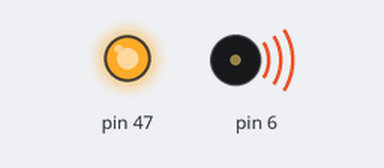
Recording of a sketch running on a simulated Arduino Mega 2560, built with avr-gcc and run on an emulated ATmega2560. Shown: output pins drawn as LEDs (lit = HIGH), buzzer (waves = sounding). Pins used as bus, display or sensor lines are not drawn.

Above: at 0.2 s.
At 6.6 s:
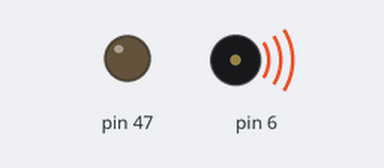
At 21.41 s:
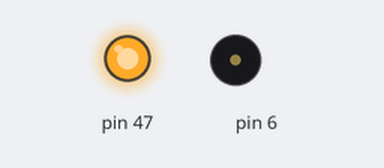
At 39.6 s:
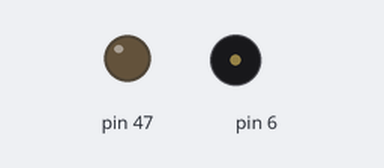
Timing chart, 0 to 40.0 s (numbered marks = the images above):
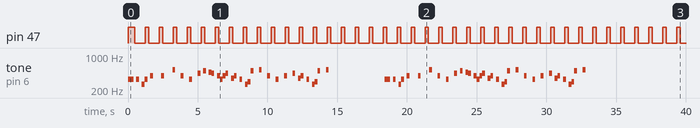

Measured:
- by itself, pin 47: repeats every 1.0 s: LOW 0.75 s, HIGH 0.25 s
- by itself, tone on pin 6: plays 330 Hz for 0.40 s, 330 Hz for 0.20 s, 262 Hz for 0.20 s, 330 Hz for 0.20 s, 392 Hz for 0.20 s, 392 Hz for 0.20 s … (70 notes in this stretch)

The sketch:

demo3.ino
```cpp
/**
 * @file demo3.ino
 * @brief This file contains the implementation of a multitasking system using DDS and Timer 3 Interrupt.
 *
 * This file defines the necessary constants, variables, and functions to implement a multitasking system using DDS and Timer 3 Interrupt. The system is capable of running up to 10 tasks, each with its own state and function pointer. The DDS is used to generate a square wave signal with a frequency of 1 kHz, which is used to trigger the Timer 3 Interrupt. The Timer 3 Interrupt sets a flag that is used to synchronize the execution of the tasks. The system also includes functions to load, start, and find dead tasks, as well as interrupt, speaker, and LED setup functions.
 *
 */

#include "DDS.h"

// Define the number of tasks
#define NTASKS 10

// Define the possible states of a task
#define DEAD 0
#define READY 1
#define RUNNING 2
#define SLEEPING 3

volatile FLAG sFlag;

// Define the taskArr and deadTasks arrays
tcb taskArr[NTASKS];
tcb deadTasks[NTASKS];

// Define the id and currTask variables
volatile int id;
volatile int currTask;

// Define the reset1 and reset2 variables
int reset1 = 0;
int reset2 = 0;

// Setup function
void setup() {
  // Initialize the id variable
  id = 0;

  // Setup the interrupts, speaker, and LED
  interruptSetup();
  speakerSetup();
  ledSetup();

  // Setup the DDS
  DDSSetup();

  // Load the tasks
  task_load(task1, "task 1");
  task_load(task2, "task 2");
  task_load(schedule_sync, "schedule_sync");

  // Start the tasks
  task_start(find_dead_task("task 1"));
  task_start(find_dead_task("task 2"));
  task_start(find_dead_task("schedule_sync"));
}

// Loop function
void loop() {
  // Iterate through the taskArr array
  for (int i = 0; i < NTASKS; i++) {
    // Check if the task is ready to run
    if (taskArr[i].fn_ptr != NULL && taskArr[i].state == READY) {
      // Start the task
      taskArr[i].state = RUNNING;
      currTask = i;
      taskArr[i].nTimes++;
      (*(taskArr[i].fn_ptr))();

      // Tear down the task
      if (taskArr[i].state == RUNNING) taskArr[i].state = READY;
    }
  }
}

/**
 * @file demo3.ino
 * @brief This file contains the implementation of the Timer 3 Interrupt function.
 *
 * This function is called by the Timer 3 Interrupt and sets the sFlag to DONE.
 *
 */

/**
 * @brief Timer 3 Interrupt function.
 *
 * This function is called by the Timer 3 Interrupt and sets the sFlag to DONE.
 *
 */
ISR(TIMER3_COMPA_vect) {
  sFlag = DONE; // Set the sFlag to DONE
}

/**
 * @file demo3.ino
 * @brief This file contains the implementation of the find_dead_task function.
 *
 * This function searches the deadTasks array for a task with the given name and returns a pointer to its TCB.
 *
 */

/**
 * @brief Finds a dead task with the given name and returns a pointer to its TCB.
 *
 * This function searches the deadTasks array for a task with the given name and returns a pointer to its TCB.
 *
 * @param name The name of the task to search for.
 * @return A pointer to the TCB of the dead task with the given name, or NULL if no such task is found.
 */
tcb * find_dead_task(const char * name) {
  int i;
  for (i = 0; i < NTASKS; i++) {
    if (strcmp(name, deadTasks[i].name) == 0) break;
  }

  if (i == NTASKS) return NULL;

  return &(deadTasks[i]);
}

/**
 * @brief Copies the contents of one TCB to another.
 *
 * This function copies the contents of one TCB (Task Control Block) to another. It copies the function pointer, name,
 * ID, number of times executed, state, time, and timeSleep from the source TCB to the destination TCB.
 *
 * @param dst Pointer to the destination TCB.
 * @param src Pointer to the source TCB.
 * @return void
 */
void copy_tcb(tcb * dst, tcb * src) {
  // Copy the function pointer
  dst->fn_ptr = src->fn_ptr;

  // Copy the name
  strcpy(dst->name, src->name);

  // Copy the ID
  dst->id = src->id;

  // Copy the number of times executed
  dst->nTimes = src->nTimes;

  // Copy the state
  dst->state = src->state;

  // Copy the time
  dst->time = src->time;

  // Copy the sleep time
  dst->timeSleep = src->timeSleep;
}

/**
 * @brief Removes the current task from the task array and adds it to the dead task array.
 *
 * This function removes the current task from the task array and adds it to the dead task array. It first finds an
 * open slot in the dead task array and copies the current task's tcb to that slot. It then clears all values in the
 * task array for the current task. Finally, it sets the current task's state to DEAD.
 *
 * @param None
 * @return void
 */
void task_self_quit() {
  // find a spot in the dead array
  int i;
  for (i = 0; i < NTASKS; i++) {
    if (deadTasks[i].fn_ptr == NULL) break;
  }

  // If there's no space, don't do anything
  if (i == NTASKS) return;

  // Copy the current task's tcb to the dead task array
  copy_tcb(&(deadTasks[i]), &(taskArr[currTask]));
  deadTasks[i].state = DEAD;

  // Clear all values in the task array for the current task
  taskArr[currTask].fn_ptr = NULL;
  strcpy(taskArr[currTask].name, "");
  taskArr[currTask].id = 0;
  taskArr[currTask].nTimes = 0;
  taskArr[currTask].time = 0;
  taskArr[currTask].timeSleep = 0;
  taskArr[currTask].state = DEAD;
}


/**
 * @brief Starts a task by copying it from the dead task array to the task array and setting its state to READY.
 *
 * This function starts a task by copying it from the dead task array to the task array and setting its state to READY.
 * It first checks if the given task is NULL or if its state is not DEAD. If either of these conditions is true, the
 * function returns without doing anything. Otherwise, it finds the next open slot in the task array and copies the
 * task to that slot. It then sets the task's state to READY and sets the original task's state to DEAD.
 *
 * @param task A pointer to the task control block (tcb) of the task to start.
 * @return void
 */
void task_start(tcb * task) {
  // Check if the task is NULL or if its state is not DEAD
  if (task == NULL || task->state != DEAD) return;

  // Find the next open slot in the task array
  int i;
  for (i = 0; i < NTASKS; i++) {
    if (taskArr[i].fn_ptr == NULL) break;
  }

  // If there's no space, don't do anything
  if (i == NTASKS) return;

  // Copy the task to the task array and set its state to READY
  copy_tcb(&(taskArr[i]), task);
  taskArr[i].state = READY;

  // Set the original task's state to DEAD
  task->state = DEAD;
}


/**
 * @brief Loads a new task into the dead task array.
 *
 * This function loads a new task into the dead task array. It finds the next open slot in the dead task array,
 * and if there is space, it loads up a new task with the given function pointer and name. It also initializes
 * the task's ID, number of times run, time slept, time run, and state.
 *
 * @param fn_ptr A function pointer to the task's function.
 * @param name A string representing the name of the task.
 * @return void
 */
void task_load(void (*fn_ptr)(), const char * name) {
  // find the next open slot in the dead task array
  int i;
  for (i = 0; i < NTASKS; i++) {
    if (deadTasks[i].fn_ptr == NULL) break;
  }

  // if there's no space, don't do anything
  if (i == NTASKS) return;

  // load up a new task
  strcpy(deadTasks[i].name, name);
  deadTasks[i].fn_ptr = fn_ptr;
  deadTasks[i].id = id;
  id++;
  deadTasks[i].nTimes = 0;
  deadTasks[i].timeSleep = 0;
  deadTasks[i].time = 0;
  deadTasks[i].state = DEAD;
}

/**
 * @brief Puts the current task to sleep for a specified amount of time.
 *
 * This function puts the current task to sleep for a specified amount of time. It sets the current task's
 * timeSleep value to the specified time and its state to SLEEPING. When the task is woken up, it will resume
 * execution from where it left off.
 *
 * @param t The amount of time to sleep, in milliseconds.
 * @return void
 */
void sleep_474(long t) {
  // sleep array @ [function index], set value to t
  taskArr[currTask].timeSleep = t;
  // state array @ [function index], set state to SLEEPING
  taskArr[currTask].state = SLEEPING;
  return;
}


/**
 * @brief Synchronizes the task scheduler with the system clock.
 *
 * This function synchronizes the task scheduler with the system clock by updating the remaining sleep time
 * for any sleeping tasks and waking up any sleeping tasks whose remaining sleep time has elapsed. It also
 * updates the time for all tasks and resets the sFlag.
 *
 * @param None
 * @return void
 */
void schedule_sync() {
  // wait until sFlag is no longer PENDING
  while (sFlag == PENDING) {
    3 + 5;
  }

  // update remaining sleep time for any sleeping tasks and wake up any sleeping tasks whose remaining sleep time has elapsed
  for (int i = 0; i < NTASKS; i++) {
    if (taskArr[i].state == SLEEPING) {
      // decrement remaining sleep time by 2
      taskArr[i].timeSleep -= 2;

      // wake up any sleeping tasks whose remaining sleep time has elapsed
      if (taskArr[i].timeSleep < 2) {
        // reset remaining sleep time to 0
        taskArr[i].timeSleep = 0;

        // change corresponding task state from SLEEPING to READY
        taskArr[i].state = READY;
      }
    }

    // update time for all tasks
    taskArr[i].time += 2;
  }

  // reset sFlag to PENDING
  sFlag = PENDING;
  return;
}


/**
 * @brief Sets the OCR4A to make the clock cycle frequency the same as the input frequency.
 *
 * This function sets the OCR4A to make the clock cycle frequency the same as the input frequency.
 * It calculates the prescaler value based on the input frequency and sets the TIMER_COUNTER to 0.
 *
 * @param freq The input frequency to set the OCR4A to.
 * @return void
 */
void setOC4AFreq(uint32_t freq) {
  // calculate the prescaler value based on the input frequency
  PRESCALER = freq == 0 ? 0 : 16000000 / (2 * freq);
  // set the TIMER_COUNTER to 0
  TIMER_COUNTER = 0;
}


/**
 * @brief Flashes an LED on pin 47 for a certain duration.
 *
 * This function flashes an LED on pin 47 for a certain duration. If a reset signal is received,
 * it resets the time and turns off the LED. Otherwise, it flashes the LED for a certain duration
 * and then turns it off for another duration.
 *
 * @return void
 */
void task1() {
  // reset everything given a reset signal
  if (reset1) {
    LED_PORT &= ~BIT2; // turn off LED
    taskArr[currTask].time = 0; // reset time
    reset1 = 0; // reset reset signal
    return;
  }

  // flash led on pin 47 for FLASH_DURATION
  if (taskArr[currTask].time < (1 * FLASH_DURATION) + 1) {
    LED_PORT |= BIT2; // turn on LED
    sleep_474(250); // sleep for 250ms
    return;
  }

  if (taskArr[currTask].time < (2 * FLASH_DURATION) + 1) {
    LED_PORT &= ~BIT2; // turn off LED
    sleep_474(750); // sleep for 750ms
    return;
  }

  if (taskArr[currTask].time >= 1000) {
    taskArr[currTask].time = 0; // reset time
  }

  return;
}

/**
 * @brief Plays a melody on the speaker.
 *
 * This function checks the current time and plays the corresponding note in the melody.
 * If the melody has finished playing, it resets the time.
 *
 * @return void
 */
void task2() {
  if (reset2) {
    setOC4AFreq(0);
    taskArr[currTask].time = 0;
    reset2 = 0;
    return;
  }

  for (int i = 0; i < NMELODY; i++) {
    if ( taskArr[currTask].time >= ((unsigned long) i * PLAY_DURATION) &&
      taskArr[currTask].time < (((unsigned long) i + 1) * PLAY_DURATION) ) {
      setOC4AFreq(melody[i]);
      sleep_474(PLAY_DURATION);
      return;
    }
  }

  if (taskArr[currTask].time < PICKUP_TIME) {
    setOC4AFreq(0);
    sleep_474(PAUSE_DURATION);
    return;
  }

  for (int i = 0; i < NMELODY; i++) {
    if (taskArr[currTask].time >= (PICKUP_TIME + ((unsigned long) i) * PLAY_DURATION) &&
        taskArr[currTask].time < (PICKUP_TIME + ((unsigned long) i + 1) * PLAY_DURATION)) {
      setOC4AFreq(melody[i]);
      sleep_474(PLAY_DURATION);
      return;
    }
  }

  if (taskArr[currTask].time >= (PICKUP_TIME + (unsigned long) NMELODY * PLAY_DURATION)) {
    taskArr[currTask].time = 0;
  }
}

/**
 * @brief Sets up the interrupt for the speaker.
 *
 * This function sets up the timer to work in toggle mode and enables interrupts.
 *
 * @return void
 */
void interruptSetup() {
  TCCR3A = 0; // clear timer control register A
  TCCR3B = 0; // clear timer control register B

  // set waveform generation mode
  TCCR3A |= (0 << WGM31) | (0 << WGM30);
  TCCR3B |= (0 << WGM33) | (1 << WGM32);

  // set timer to work in toggle mode
  TCCR3A |= (0 << COM3A1) | (1 << COM3A0);

  // enable output compare interrupt
  TIMSK3 |= (1 << OCIE3A);

  // set prescaler to 1 and timer counter to 0
  TCCR3B |= (0 << CS32) | (0 << CS31) | (1 << CS30);

  OCR3A = 32000; // set output compare register to 32000
  TCNT3H = 0; // clear timer counter high byte

  // enable interrupts
  SREG |= (1<<7);
}


/**
 * @brief Sets up the speaker.
 *
 * This function sets up the timer to work in toggle mode and sets the prescaler and counter to 0.
 *
 * @return void
 */
void speakerSetup() {
  TIMER_REG_A = 0; // clear timer register A
  TIMER_REG_B = 0; // clear timer register B

  // set waveform generation mode
  TIMER_REG_A |= (0 << WGM41) | (0 << WGM40);
  TIMER_REG_B |= (0 << WGM43) | (1 << WGM42);

  // set timer to work in toggle mode
  TIMER_REG_A |= (0 << COM4A1) | (1 << COM4A0);

  TIMSK4 = 0; // disable timer interrupts

  // set prescaler and timer counter to 0
  TIMER_REG_B |= (0 << CS42) | (0 << CS41) | (1 << CS40);
  PRESCALER = 0;
  TIMER_COUNTER = 0;

  SPEAKER_DDR |= BIT3; // set speaker pin as output
}


/**
 * @brief Initializes the LED pin as an output.
 *
 * This function sets the LED pin as an output by setting the corresponding bit in the LED_DDR register.
 *
 * @return void
 */
void ledSetup() {
  LED_DDR |= BIT2; // set LED pin as output
}


/**
 * @brief Initializes the task array and dead task array.
 *
 * This function initializes the task array and dead task array by setting all the values to their default values.
 *
 * @return void
 */
void DDSSetup() {
  for (int i = 0; i < NTASKS; i++) {
    taskArr[i].fn_ptr = NULL; // function pointer
    taskArr[i].id = 0; // task ID
    taskArr[i].nTimes = 0; // number of times task has run
    taskArr[i].timeSleep = 0; // time to sleep before running task
    taskArr[i].time = 0; // current time of task
    taskArr[i].state = DEAD; // state of task
    deadTasks[i].fn_ptr = NULL; // function pointer
    deadTasks[i].id = 0; // task ID
    deadTasks[i].nTimes = 0; // number of times task has run
    deadTasks[i].timeSleep = 0; // time to sleep before running task
    deadTasks[i].time = 0; // current time of task
    deadTasks[i].state = DEAD; // state of task
  }
}
```

DDS.h
```cpp
/**
 * @file DDS.h
 * @brief Header file for DDS project
 * @authors
 *  - Mason Wheeler
 * - Joey Pirich
 */

// Define notes for the melody
#define NOTE_C  262
#define NOTE_CS 277
#define NOTE_D  294
#define NOTE_DS 311
#define NOTE_E  330
#define NOTE_F  349
#define NOTE_FS 370
#define NOTE_G  392
#define NOTE_GS 415
#define NOTE_A  440
#define NOTE_AS 466
#define NOTE_B  494
#define NOTE_C5 523

// Define the number of notes in the melody and the melody itself
#define NMELODY 72
int melody[] = {
  NOTE_E, NOTE_E, 0, NOTE_E, 0, NOTE_C, NOTE_E, 0,
  NOTE_G, 0, 0,  0, NOTE_G, 0, 0, 0,
  NOTE_C5, 0, 0, NOTE_G, 0, 0, NOTE_E, 0,
  0, NOTE_A, 0, NOTE_B, 0, NOTE_AS, NOTE_A, 0,
  NOTE_G, NOTE_E, NOTE_G, NOTE_A, 0, NOTE_F, NOTE_G, 0,
  NOTE_E, 0, NOTE_C, NOTE_D, NOTE_B, 0, 0, NOTE_C5,
  0, 0, NOTE_G, 0, 0, NOTE_E, 0, 0,
  NOTE_G, 0, 0, NOTE_A, 0, NOTE_F, NOTE_G, 0,
  NOTE_E, 0, NOTE_C, NOTE_D, NOTE_B, 0, 0, NOTE_C5
};

// Define bit masks for each bit
#define BIT0 1<<0
#define BIT1 1<<1
#define BIT2 1<<2
#define BIT3 1<<3

// Define timer registers and mask
#define TIMER_REG_A TCCR4A
#define TIMER_REG_B TCCR4B
#define TIMER_MASK TIMSK4
#define TIMER_COUNTER TCNT4H

// Define prescaler and LED and speaker pins
#define PRESCALER OCR4A
#define LED_DDR DDRL
#define LED_PORT PORTL
#define SPEAKER_DDR DDRH
#define SPEAKER_PORT PORTH

// Define durations for flashing and playing melody
#define FLASH_DURATION 250
#define NFLASH 3
#define PLAY_DURATION 200
#define ADURATION 2000
#define CDURATION 10000
#define PAUSE_DURATION 4000
#define PICKUP_TIME (NMELODY * PLAY_DURATION) + PAUSE_DURATION

// Define the maximum number of tasks
#define NTASKS 10

// Define the possible states of a task
typedef enum {READY, RUNNING, SLEEPING, DEAD} STATE;

// Define the possible states of a flag
typedef enum flagState {PENDING, DONE} FLAG;

// Define the Task Control Block (TCB) structure
typedef struct TCB {
  char name[20];
  void (*fn_ptr)();
  int id;
  int nTimes;
  int timeSleep;
  int time;
  STATE state;
} tcb;

// Function prototypes
void sleep_474(long t);
void schedule_sync();
void copy_tcb(tcb * dst, tcb * src);
void task_self_quit();
void task_start(tcb * task);
void task_load(void (*fn_ptr)(), const char * name);
tcb * find_dead_task(const char * name);
void setOC4AFreq(uint32_t freq);
void task1();
void task2();
void speakerSetup();
void ledSetup();
```
